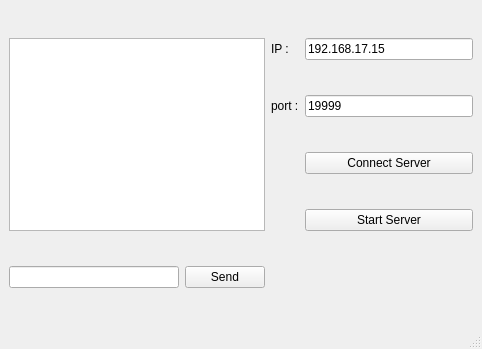
<?xml version="1.0" encoding="UTF-8"?>
<ui version="4.0">
 <class>AcTcpServerWindowApp</class>
 <widget class="QMainWindow" name="AcTcpServerWindowApp">
  <property name="geometry">
   <rect>
    <x>0</x>
    <y>0</y>
    <width>482</width>
    <height>349</height>
   </rect>
  </property>
  <property name="windowTitle">
   <string>MainWindow</string>
  </property>
  <widget class="QWidget" name="centralwidget">
   <layout class="QGridLayout" name="gridLayout">
    <item row="0" column="0" rowspan="4" colspan="2">
     <widget class="QTextEdit" name="textEdit_Info"/>
    </item>
    <item row="0" column="2">
     <widget class="QLabel" name="label">
      <property name="text">
       <string>IP : </string>
      </property>
      <property name="buddy">
       <cstring>lineEdit_IP</cstring>
      </property>
     </widget>
    </item>
    <item row="0" column="3">
     <widget class="QLineEdit" name="lineEdit_IP">
      <property name="text">
       <string>192.168.17.15</string>
      </property>
     </widget>
    </item>
    <item row="1" column="2">
     <widget class="QLabel" name="label_2">
      <property name="text">
       <string>port :</string>
      </property>
      <property name="buddy">
       <cstring>lineEdit_NetPort</cstring>
      </property>
     </widget>
    </item>
    <item row="1" column="3">
     <widget class="QLineEdit" name="lineEdit_NetPort">
      <property name="text">
       <string>19999</string>
      </property>
     </widget>
    </item>
    <item row="2" column="3">
     <widget class="QPushButton" name="pushButton_ConnectServer">
      <property name="text">
       <string>Connect Server</string>
      </property>
     </widget>
    </item>
    <item row="3" column="3">
     <widget class="QPushButton" name="pushButton_StartServer">
      <property name="text">
       <string>Start Server</string>
      </property>
     </widget>
    </item>
    <item row="4" column="0">
     <widget class="QLineEdit" name="lineEdit_sendmsg"/>
    </item>
    <item row="4" column="1">
     <widget class="QPushButton" name="pushButton_Send">
      <property name="text">
       <string>Send</string>
      </property>
     </widget>
    </item>
   </layout>
  </widget>
  <widget class="QMenuBar" name="menubar">
   <property name="geometry">
    <rect>
     <x>0</x>
     <y>0</y>
     <width>482</width>
     <height>23</height>
    </rect>
   </property>
  </widget>
  <widget class="QStatusBar" name="statusbar"/>
 </widget>
 <resources/>
 <connections/>
</ui>
